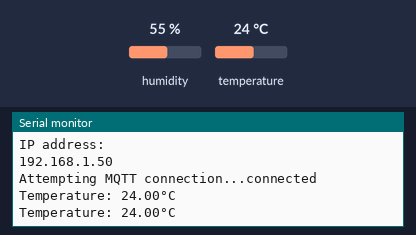
Recording of a program running on a simulated ESP32. On the bench: the last lines printed to the serial monitor. The inputs (shaded band) are chosen by the test bench; at power-on: temperature 24 °C, humidity 55 %. WiFi joins after 1.5 s; servers stay silent unless stated; no MQTT or app messages arrive unless stated.

Above: at 2.7 s.
2.8 s: temperature set to 12 °C
At 4.1 s:
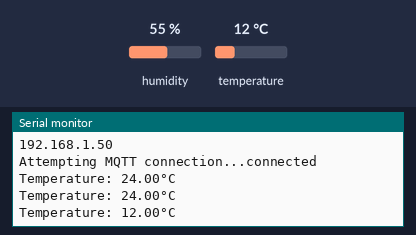
4.3 s: temperature set to 19 °C
At 5.2 s:
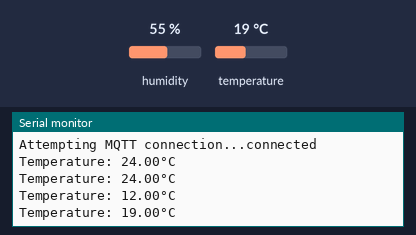
Timing chart, 0 to 7.3 s (numbered marks = the images above; inputs shaded):
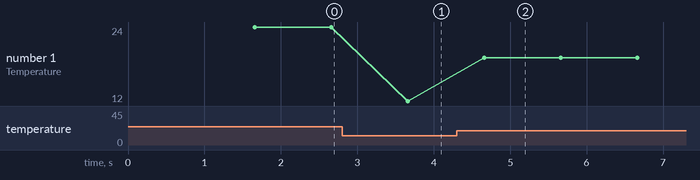

The program:

main.cpp
```cpp
#include <Adafruit_AHTX0.h>
#include <WiFi.h>
#include <PubSubClient.h>

Adafruit_AHTX0 aht;

const char* ssid = "";
const char* password = "";

const char* mqtt_server = "mqtt3.thingspeak.com";

WiFiClient espClient;
PubSubClient client(espClient);

long lastMsg = 0;
char msg[50];
int value = 0;

void setup_wifi();
void reconnect();


void setup() {
  Serial.begin(9600);

  if (! aht.begin()) {
    while (1) delay(10);
  }
  Serial.println("AHT20 Connected");
  setup_wifi();
  client.setServer(mqtt_server, 1883);
}


void loop() {

  if (!client.connected()) {
    reconnect();
  }
  client.loop();

  long now = millis();
  if (now - lastMsg > 1000) {
    lastMsg = now;

    sensors_event_t humidity, temp;
    aht.getEvent(&humidity, &temp);
    Serial.print("Temperature: "); Serial.print(temp.temperature); Serial.println("°C");
    // Serial.print("Humidity: "); Serial.print(humidity.relative_humidity); Serial.println("% rH");

    char tempString[8];
    dtostrf(temp.temperature, 1, 2, tempString);
    // Serial.print("Temperature: ");
    // Serial.println(tempString);
    client.publish("channels/2413685/publish/fields/field1", tempString);

    delay(500);
  }
}

// Connect to network
void setup_wifi() {
  delay(10);
  Serial.println();
  Serial.print("Connecting to ");
  Serial.println(ssid);

  WiFi.begin(ssid, password);

  while (WiFi.status() != WL_CONNECTED) {
    delay(500);
    Serial.print(".");
  }

  Serial.println("");
  Serial.println("WiFi connected");
  Serial.println("IP address: ");
  Serial.println(WiFi.localIP());
}

// connect to mqtt broker
void reconnect() {
  while (!client.connected()) {
    Serial.print("Attempting MQTT connection...");
    // Connect using credentials
    if (client.connect("LicAJS4REwwfGiAvNwMLKw8","LicAJS4REwwfGiAvNwMLKw8","Jrc78c2GLTldJFoEyw3s4hec")) {
      Serial.println("connected");

    } else {
      Serial.print("failed, rc=");
      Serial.print(client.state());
      Serial.println(" try again in 5 seconds");
      delay(5000);
    }
  }
}
```

Measured:
- after the input at 2.8 s, the serial monitor: prints a new line after 0.86 s (image 1)
- after the input at 4.3 s, the serial monitor: prints a new line after 0.36 s (image 2)
- plotted number 1: 24 → 12 after the input at 2.8 s, 12 → 19 after the input at 4.3 s
